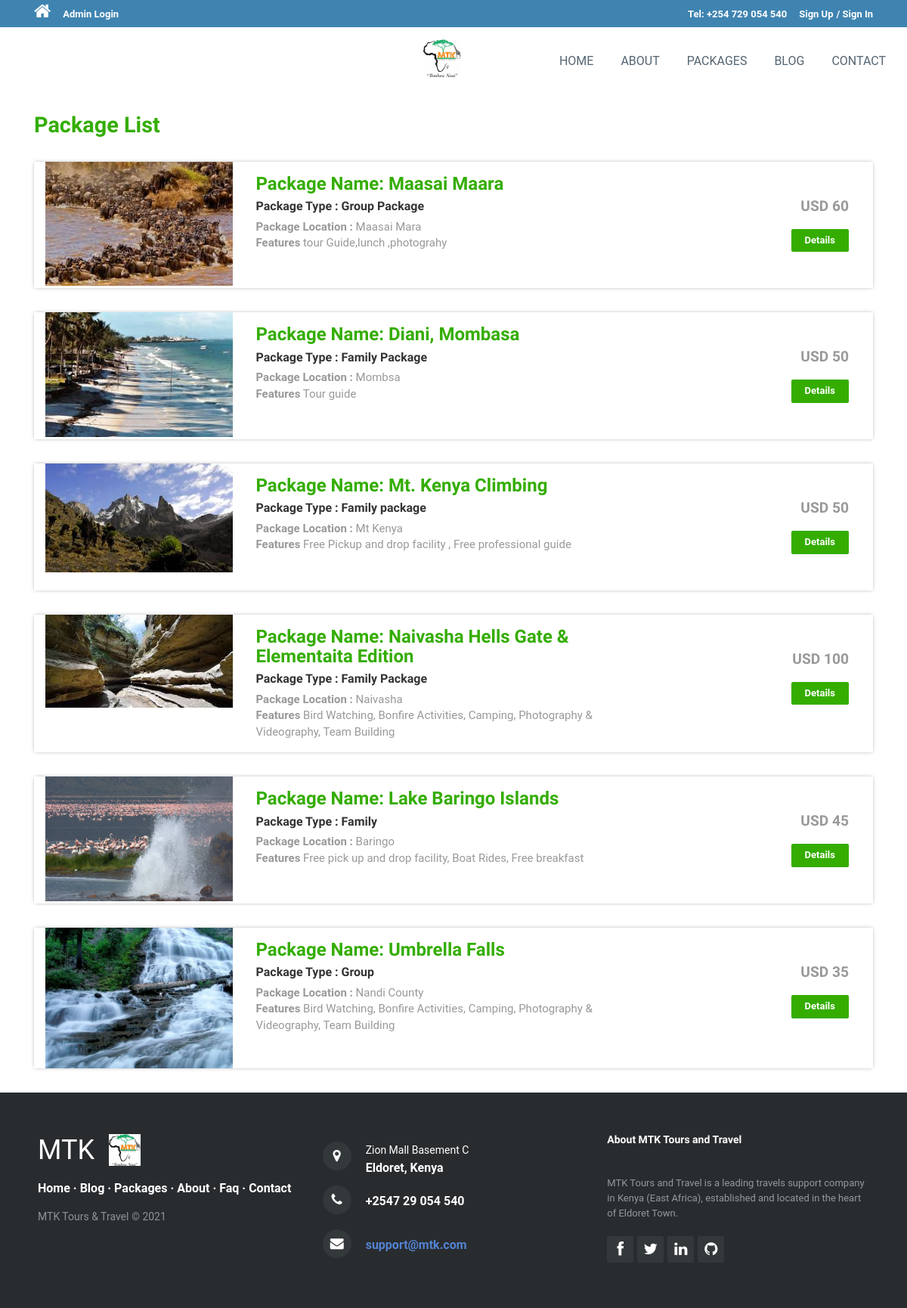
The app's page /package-list.php with its own data.
### tables this page shows
CREATE TABLE `tbltourpackages` (
  `PackageId` int(11) NOT NULL,
  `PackageName` varchar(200) DEFAULT NULL,
  `PackageType` varchar(150) DEFAULT NULL,
  `PackageLocation` varchar(100) DEFAULT NULL,
  `PackagePrice` int(11) DEFAULT NULL,
  `PackageFetures` varchar(255) DEFAULT NULL,
  `PackageDetails` mediumtext DEFAULT NULL,
  `PackageImage` varchar(100) DEFAULT NULL,
  `Creationdate` timestamp NULL DEFAULT current_timestamp(),
  `UpdationDate` timestamp NULL DEFAULT NULL ON UPDATE current_timestamp()
);

### package-list.php (the view, shortened to what this page needs)
<?php
include('includes/config.php');
?>
<!DOCTYPE HTML>
<html>
<head>
<?php include('includes/links.php');?>
<link href="css/animate.css" rel="stylesheet" type="text/css" media="all">
</head>
<body>
<?php include('includes/header.php');?>
<div class="rooms">
	<div class="container">
		<div class="room-bottom">
			<h3>Package List</h3>
<?php $sql = "SELECT * from tbltourpackages";
$query = $dbh->prepare($sql);
$query->execute();
$results=$query->fetchAll(PDO::FETCH_OBJ);
if($query->rowCount() > 0)
{
foreach($results as $result)
{	?>
			<div class="rom-btm">
				<div class="col-md-3 room-left wow fadeInLeft animated" data-wow-delay=".5s">
					<img src="admin/pacakgeimages/<?php echo htmlentities($result->PackageImage);?>" class="img-responsive" alt="">
				</div>
				<div class="col-md-6 room-midle wow fadeInUp animated" data-wow-delay=".5s">
					<h4>Package Name: <?php echo htmlentities($result->PackageName);?></h4>
					<h6>Package Type : <?php echo htmlentities($result->PackageType);?></h6>
					<p><b>Package Location :</b> <?php echo htmlentities($result->PackageLocation);?></p>
					<p><b>Features</b> <?php echo htmlentities($result->PackageFetures);?></p>
				</div>
				<div class="col-md-3 room-right wow fadeInRight animated" data-wow-delay=".5s">
					<h5>USD <?php echo htmlentities($result->PackagePrice);?></h5>
					<a href="package-details.php?pkgid=<?php echo htmlentities($result->PackageId);?>&&pkgprice=<?php echo htmlentities($result->PackagePrice)?>" class="view">Details</a>
				</div>
				<div class="clearfix"></div>
			</div>
<?php }} ?>
		</div>
	</div>
</div>
<?php include('includes/footer.php');?>
<?php include('includes/scripts.php');?>
</body>
</html>

### assets/css/responsive-blog-card-slider.css (style rules this page uses)
* { box-sizing: border-box; }
:root { --swiper-theme-color: #007aff; }
:root { --swiper-navigation-size: 44px; }

### assets/css/Single-Page-Contact-Us-Form.css (style rules this page uses)
* { font-family: 'Raleway', sans-serif; }

### assets/css/styles.css (style rules this page uses)
body { background: rgb(201,232,221); }

### assets/css/Swipe-Slider-9.css (style rules this page uses)
.animated { -webkit-animation-duration: 1s; animation-duration: 1s; -webkit-animation-fill-mode: both; animation-fill-mode: both; }
.fadeInLeft { -webkit-animation-name: fadeInLeft; animation-name: fadeInLeft; }
.fadeInRight { -webkit-animation-name: fadeInRight; animation-name: fadeInRight; }
.fadeInUp { -webkit-animation-name: fadeInUp; animation-name: fadeInUp; }

### css/style.css (style rules this page uses)
html, body { font-size: 100%; background: #fff; font-family: 'Open Sans', sans-serif; }
body a,.grid_1,plan_1,plan_1.one,plan_1.two,i.icon1, i.icon2, i.icon3, i.icon4, i.icon5, i.icon6 { transition:0.5s all; -webkit-transition:0.5s all; -moz-transition:0.5s all; -o-transition:0.5s all; -ms-transition:0.5s all; }
h1,h2,h3,h4,h5,h6 { margin:0; font-family: 'Roboto Condensed', sans-serif; }
p { margin:0; }
a.view { padding: 6px 18px; font-weight: 700; color: #fff; background-color: #34ad00; border: 0; font-size: 13px; border-radius: 2px; -webkit-transition: all .2s; -moz-transition: all .2s; transition: all .2s; margin-top: 20px; display: inline-block; }
.rom-btm { margin-top: 2em; box-shadow: 0px 0px 5px -1px rgba(0, 0, 0, 0.37); }
.room-bottom h3 { font-size: 1.8em; font-weight: 700; color: #34ad00; }
.room-bottom { padding: 2em 0; }
.rom-btm h4 { font-size: 1.5em; font-weight: 700; color: #34ad00; }
.rom-btm p { font-size: 15px; color: #999; }
.rom-btm h6 { font-size: 1em; font-weight: 700; margin: 0.5em 0; }
.room-right { text-align: right; padding: 3em 2em; }
.room-midle { padding: 1em; }
.rom-btm h5 { font-size: 1.2em; font-weight: 700; color: #999; }

### assets/css/Faq-by-pomdre.css (style rules this page uses)
* { font-family: roboto; }

### records on screen
tbltourpackages: PackageImage (picture), PackageName "Maasai Maara", PackageType "Group Package", PackageLocation "Maasai Mara", PackageFetures "tour Guide,lunch ,photograhy", PackagePrice "60"
tbltourpackages: PackageImage (picture), PackageName "Diani, Mombasa", PackageType "Family Package", PackageLocation "Mombsa", PackageFetures "Tour guide", PackagePrice "50"
tbltourpackages: PackageImage (picture), PackageName "Mt. Kenya Climbing", PackageType "Family package", PackageLocation "Mt Kenya", PackageFetures "Free Pickup and drop facility , Free professional guide", PackagePrice "50"
tbltourpackages: PackageImage (picture), PackageName "Naivasha Hells Gate & Elementaita Edition", PackageType "Family Package", PackageLocation "Naivasha", PackageFetures "Bird Watching, Bonfire Activities, Camping, Photography & Videography, Team Building", PackagePrice "100"
tbltourpackages: PackageImage (picture), PackageName "Lake Baringo Islands", PackageType "Family", PackageLocation "Baringo", PackageFetures "Free pick up and drop facility, Boat Rides, Free breakfast", PackagePrice "45"
tbltourpackages: PackageImage (picture), PackageName "Umbrella Falls", PackageType "Group", PackageLocation "Nandi County", PackageFetures "Bird Watching, Bonfire Activities, Camping, Photography & Videography, Team Building", PackagePrice "35"
